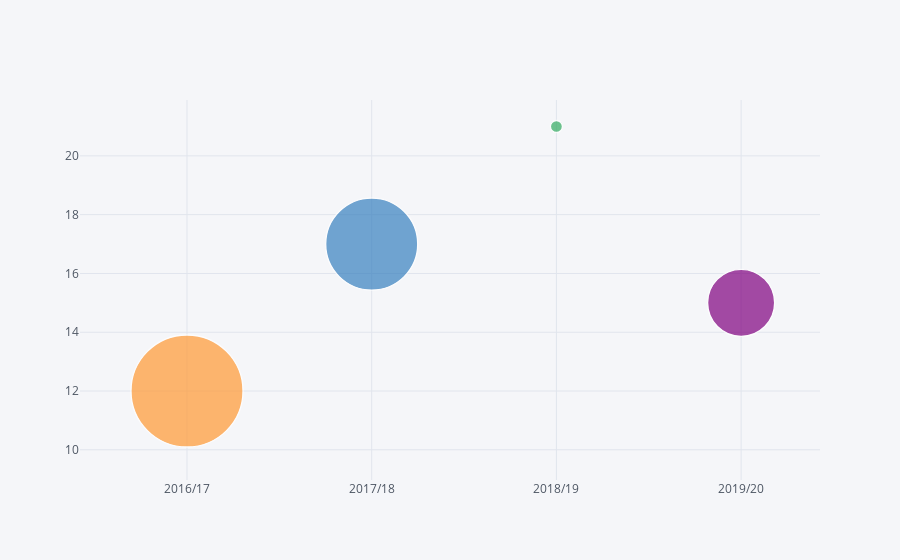

Notebook code for this chart:
### Code cell
# Create a Bubble Plot to map out the above data
goalie_stats = pd.DataFrame({"Clean sheets":[tot_clean_sheets17, tot_clean_sheets18, alisson19['Clean sheets'].sum(), 
                                tot_clean_sheets20], "Goals conceded": [tot_conceded17, tot_conceded18, 
                                                                        alisson19['Goals conceded'].sum(), tot_conceded20], 
                             "Year":["2016/17", "2017/18", "2018/19", "2019/20"]})

goalie_stats.iplot(kind='bubble', x='Year', y='Clean sheets', size='Goals conceded')

### Figure 1 — Plotly figure (JSON) as saved in the notebook; plotly's stock layout.template omitted (floating-point values rounded to 4 significant figures)
{"data": [{"marker": {"color": ["rgb(255, 153, 51)", "rgb(55, 128, 191)", "rgb(50, 171, 96)", "rgb(128, 0, 128)", "rgb(219, 64, 82)", "rgb(0, 128, 128)", "rgb(255, 255, 51)", "rgb(128, 128, 0)", "rgb(251, 128, 114)", "rgb(128, 177, 211)"], "line": {"width": 1.3}, "size": [112, 92, 12, 67], "symbol": "circle"}, "mode": "markers", "text": "", "type": "scatter", "x": ["2016/17", "2017/18", "2018/19", "2019/20"], "y": [12, 17, 21, 15]}], "layout": {"legend": {"bgcolor": "#F5F6F9", "font": {"color": "#4D5663"}}, "paper_bgcolor": "#F5F6F9", "plot_bgcolor": "#F5F6F9", "title": {"font": {"color": "#4D5663"}}, "xaxis": {"gridcolor": "#E1E5ED", "showgrid": true, "tickfont": {"color": "#4D5663"}, "title": {"font": {"color": "#4D5663"}, "text": ""}, "zerolinecolor": "#E1E5ED"}, "yaxis": {"gridcolor": "#E1E5ED", "showgrid": true, "tickfont": {"color": "#4D5663"}, "title": {"font": {"color": "#4D5663"}, "text": ""}, "zerolinecolor": "#E1E5ED"}}}
